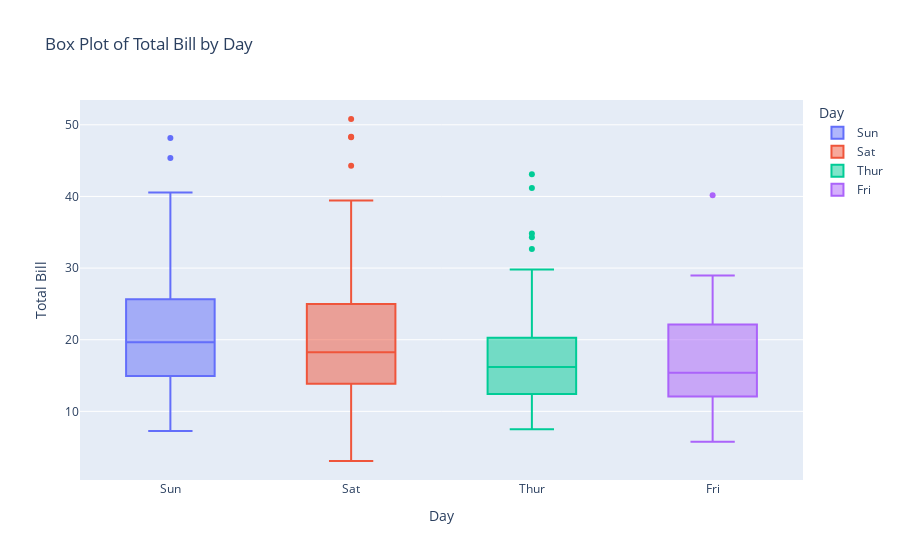

Write notebook code for a chart like this one.
### Code cell
'''Q2. Using the tips dataset in the Plotly library, plot a box plot using Plotly express.
Q3. Using the tips dataset in the Plotly library, Plot a histogram for x= "sex" and y="total_bill" column in
the tips dataset. Also, use the "smoker" column with the pattern_shape parameter and the "day"
column with the color parameter.'''

import plotly.express as px

# Load the tips dataset
tips = px.data.tips()

# Create a box plot for the total bill by day
fig = px.box(tips, x='day', y='total_bill', title='Box Plot of Total Bill by Day',
             labels={'day': 'Day', 'total_bill': 'Total Bill'},
             color='day')  # Optional: color by day

# Show the plot
fig.show()

### Figure 1 — Plotly figure (JSON) as saved in the notebook; plotly's stock layout.template omitted (floating-point values rounded to 4 significant figures)
{"data": [{"alignmentgroup": "True", "hovertemplate": "Day=%{x}<br>Total Bill=%{y}<extra></extra>", "legendgroup": "Sun", "marker": {"color": "#636efa"}, "name": "Sun", "notched": false, "offsetgroup": "Sun", "orientation": "v", "showlegend": true, "type": "box", "x": ["Sun", "Sun", "Sun", "Sun", "Sun", "Sun", "Sun", "Sun", "Sun", "Sun", "Sun", "Sun", "Sun", "Sun", "Sun", "Sun", "Sun", "Sun", "Sun", "Sun", "Sun", "Sun", "Sun", "Sun", "Sun", "Sun", "Sun", "Sun", "Sun", "Sun", "Sun", "Sun", "Sun", "Sun", "Sun", "Sun", "Sun", "Sun", "Sun", "Sun", "Sun", "Sun", "Sun", "Sun", "Sun", "Sun", "Sun", "Sun", "Sun", "Sun", "Sun", "Sun", "Sun", "Sun", "Sun", "Sun", "Sun", "Sun", "Sun", "Sun", "Sun", "Sun", "Sun", "Sun", "Sun", "Sun", "Sun", "Sun", "Sun", "Sun", "Sun", "Sun", "Sun", "Sun", "Sun", "Sun"], "x0": " ", "xaxis": "x", "y": [16.99, 10.34, 21.01, 23.68, 24.59, 25.29, 8.77, 26.88, 15.04, 14.78, 10.27, 35.26, 15.42, 18.43, 14.83, 21.58, 10.33, 16.29, 16.97, 17.46, 13.94, 9.68, 30.4, 18.29, 22.23, 32.4, 28.55, 18.04, 12.54, 10.29, 34.81, 9.94, 25.56, 19.49, 38.07, 23.95, 25.71, 17.31, 29.93, 14.07, 13.13, 17.26, 24.55, 19.77, 29.85, 48.17, 25, 13.39, 16.49, 21.5, 12.66, 16.21, 13.81, 17.51, 24.52, 20.76, 31.71, 7.25, 31.85, 16.82, 32.9, 17.89, 14.48, 9.6, 34.63, 34.65, 23.33, 45.35, 23.17, 40.55, 20.69, 20.9, 30.46, 18.15, 23.1, 15.69], "y0": " ", "yaxis": "y"}, {"alignmentgroup": "True", "hovertemplate": "Day=%{x}<br>Total Bill=%{y}<extra></extra>", "legendgroup": "Sat", "marker": {"color": "#EF553B"}, "name": "Sat", "notched": false, "offsetgroup": "Sat", "orientation": "v", "showlegend": true, "type": "box", "x": ["Sat", "Sat", "Sat", "Sat", "Sat", "Sat", "Sat", "Sat", "Sat", "Sat", "Sat", "Sat", "Sat", "Sat", "Sat", "Sat", "Sat", "Sat", "Sat", "Sat", "Sat", "Sat", "Sat", "Sat", "Sat", "Sat", "Sat", "Sat", "Sat", "Sat", "Sat", "Sat", "Sat", "Sat", "Sat", "Sat", "Sat", "Sat", "Sat", "Sat", "Sat", "Sat", "Sat", "Sat", "Sat", "Sat", "Sat", "Sat", "Sat", "Sat", "Sat", "Sat", "Sat", "Sat", "Sat", "Sat", "Sat", "Sat", "Sat", "Sat", "Sat", "Sat", "Sat", "Sat", "Sat", "Sat", "Sat", "Sat", "Sat", "Sat", "Sat", "Sat", "Sat", "Sat", "Sat", "Sat", "Sat", "Sat", "Sat", "Sat", "Sat", "Sat", "Sat", "Sat", "Sat", "Sat", "Sat"], "x0": " ", "xaxis": "x", "y": [20.65, 17.92, 20.29, 15.77, 39.42, 19.82, 17.81, 13.37, 12.69, 21.7, 19.65, 9.55, 18.35, 15.06, 20.69, 17.78, 24.06, 16.31, 16.93, 18.69, 31.27, 16.04, 38.01, 26.41, 11.24, 48.27, 20.29, 13.81, 11.02, 18.29, 17.59, 20.08, 16.45, 3.07, 20.23, 15.01, 12.02, 17.07, 26.86, 25.28, 14.73, 10.51, 17.92, 44.3, 22.42, 20.92, 15.36, 20.49, 25.21, 18.24, 14.31, 14, 7.25, 10.59, 10.63, 50.81, 15.81, 26.59, 38.73, 24.27, 12.76, 30.06, 25.89, 48.33, 13.27, 28.17, 12.9, 28.15, 11.59, 7.74, 30.14, 20.45, 13.28, 22.12, 24.01, 15.69, 11.61, 10.77, 15.53, 10.07, 12.6, 32.83, 35.83, 29.03, 27.18, 22.67, 17.82], "y0": " ", "yaxis": "y"}, {"alignmentgroup": "True", "hovertemplate": "Day=%{x}<br>Total Bill=%{y}<extra></extra>", "legendgroup": "Thur", "marker": {"color": "#00cc96"}, "name": "Thur", "notched": false, "offsetgroup": "Thur", "orientation": "v", "showlegend": true, "type": "box", "x": ["Thur", "Thur", "Thur", "Thur", "Thur", "Thur", "Thur", "Thur", "Thur", "Thur", "Thur", "Thur", "Thur", "Thur", "Thur", "Thur", "Thur", "Thur", "Thur", "Thur", "Thur", "Thur", "Thur", "Thur", "Thur", "Thur", "Thur", "Thur", "Thur", "Thur", "Thur", "Thur", "Thur", "Thur", "Thur", "Thur", "Thur", "Thur", "Thur", "Thur", "Thur", "Thur", "Thur", "Thur", "Thur", "Thur", "Thur", "Thur", "Thur", "Thur", "Thur", "Thur", "Thur", "Thur", "Thur", "Thur", "Thur", "Thur", "Thur", "Thur", "Thur", "Thur"], "x0": " ", "xaxis": "x", "y": [27.2, 22.76, 17.29, 19.44, 16.66, 10.07, 32.68, 15.98, 34.83, 13.03, 18.28, 24.71, 21.16, 10.65, 12.43, 24.08, 11.69, 13.42, 14.26, 15.95, 12.48, 29.8, 8.52, 14.52, 11.38, 22.82, 19.08, 20.27, 11.17, 12.26, 18.26, 8.51, 10.33, 14.15, 16, 13.16, 17.47, 34.3, 41.19, 27.05, 16.43, 8.35, 18.64, 11.87, 9.78, 7.51, 19.81, 28.44, 15.48, 16.58, 7.56, 10.34, 43.11, 13, 13.51, 18.71, 12.74, 13, 16.4, 20.53, 16.47, 18.78], "y0": " ", "yaxis": "y"}, {"alignmentgroup": "True", "hovertemplate": "Day=%{x}<br>Total Bill=%{y}<extra></extra>", "legendgroup": "Fri", "marker": {"color": "#ab63fa"}, "name": "Fri", "notched": false, "offsetgroup": "Fri", "orientation": "v", "showlegend": true, "type": "box", "x": ["Fri", "Fri", "Fri", "Fri", "Fri", "Fri", "Fri", "Fri", "Fri", "Fri", "Fri", "Fri", "Fri", "Fri", "Fri", "Fri", "Fri", "Fri", "Fri"], "x0": " ", "xaxis": "x", "y": [28.97, 22.49, 5.75, 16.32, 22.75, 40.17, 27.28, 12.03, 21.01, 12.46, 11.35, 15.38, 12.16, 13.42, 8.58, 15.98, 13.42, 16.27, 10.09], "y0": " ", "yaxis": "y"}], "layout": {"boxmode": "overlay", "legend": {"title": {"text": "Day"}, "tracegroupgap": 0}, "title": {"text": "Box Plot of Total Bill by Day"}, "xaxis": {"anchor": "y", "categoryarray": ["Sun", "Sat", "Thur", "Fri"], "categoryorder": "array", "domain": [0, 1], "title": {"text": "Day"}}, "yaxis": {"anchor": "x", "domain": [0, 1], "title": {"text": "Total Bill"}}}}
